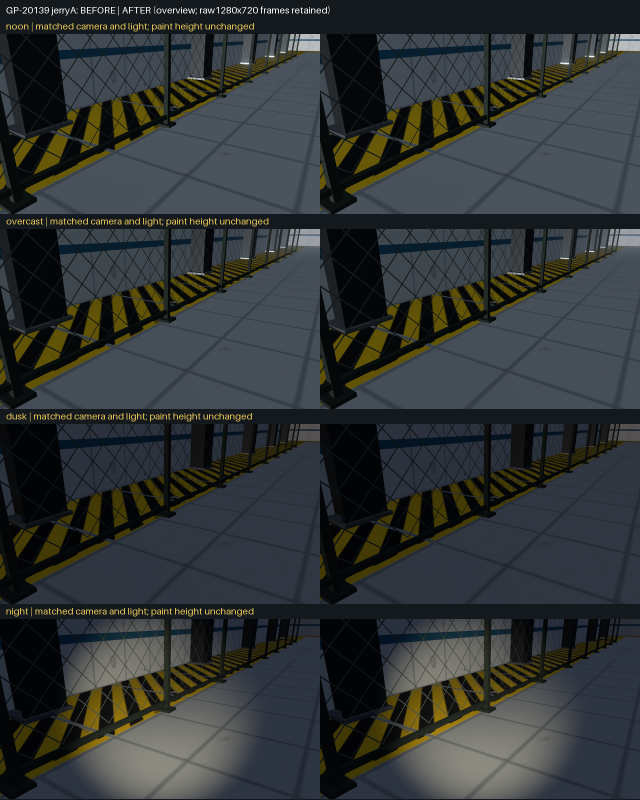
#> input picture review/GP-20139/jerryA-four-lights-before-after.png, 1280 x 1600 px, given in place of jerryA-noon-move-1.png, which was not available (shown at 1/2 size)
$ python build-sheets.py
#> lines starting #> are read from the running program, lines starting #| are printed output that depends on the picture
from pathlib import Path
from PIL import Image,ImageDraw,ImageFont
root=Path('review/GP-20139');font=ImageFont.load_default(size=19)
for view in ['jerryA','jerryB']:
 sheet=Image.new('RGB',(1280,1600),'#14191d');d=ImageDraw.Draw(sheet);d.text((12,8),f'GP-20139 {view}: BEFORE | AFTER (overview; raw1280x720 frames retained)',font=font,fill='white')
#> after `sheet = Image.new('RGB', (1280, 1600), '#14191d')`:
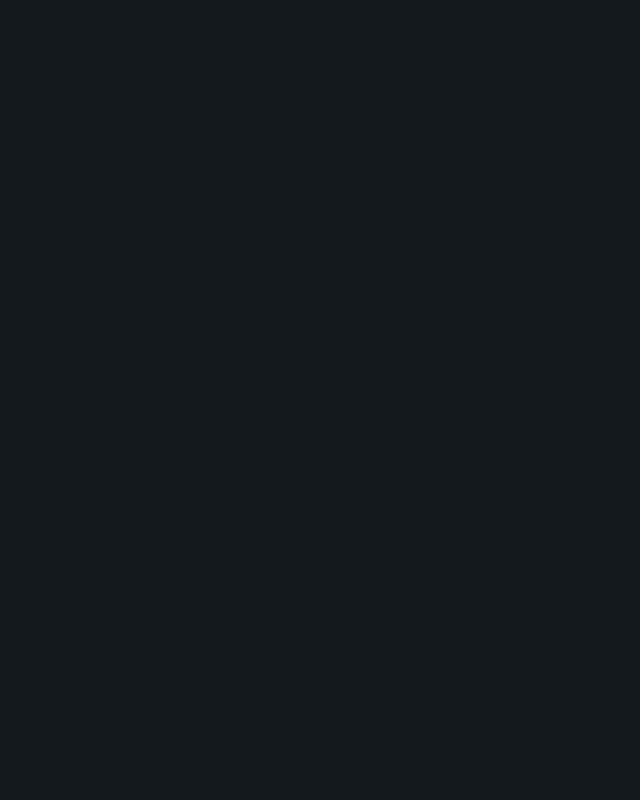
#> sheet: PIL image 1280x1600 RGB (shown at 1/2 size); mean R, G, B 20, 25, 29
 for i,light in enumerate(['noon','overcast','dusk','night']):
  y=40+i*390;d.text((12,y),light+' | matched camera and light; paint height unchanged',font=font,fill='#e9c85a')
  for j,stage in enumerate(['before2','after']):
   image=Image.open(root/stage/f'{view}-{light}-move-1.png').convert('RGB').resize((640,360),Image.Resampling.LANCZOS);sheet.paste(image,(j*640,y+28))
#> after `image = Image.open(root / stage / f'{view}-{light}-move-1.png').conver`:
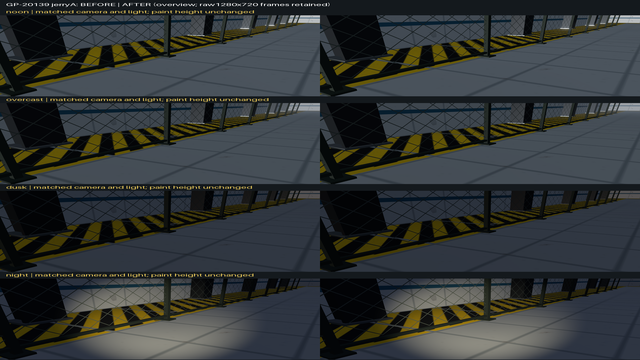
#> image: PIL image 640x360 RGB; mean R, G, B 49.2, 53.4, 53.4
#> after `sheet.paste(image, (j * 640, y + 28))`:
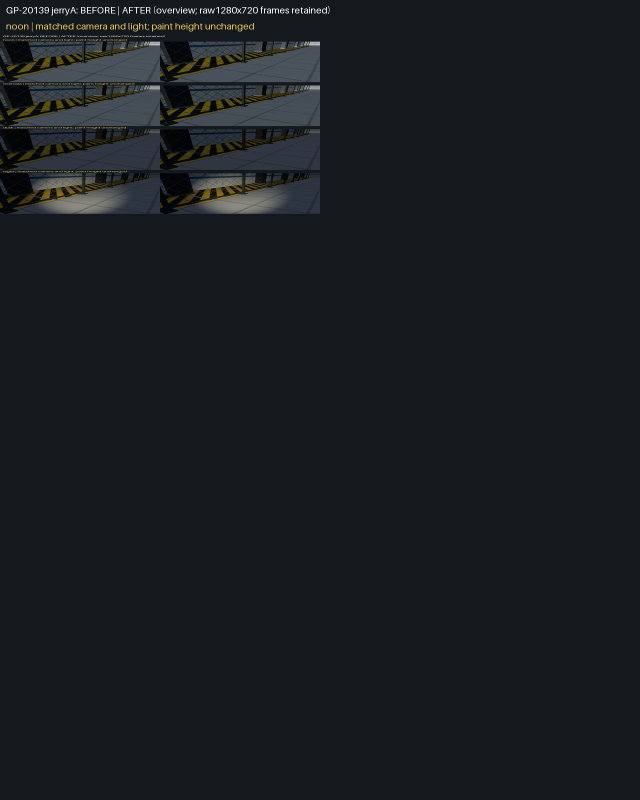
#> sheet: PIL image 1280x1600 RGB (shown at 1/2 size); mean R, G, B 23.8, 28.6, 32.1
#> (the run stopped early here; a loop or call above may not have finished)
